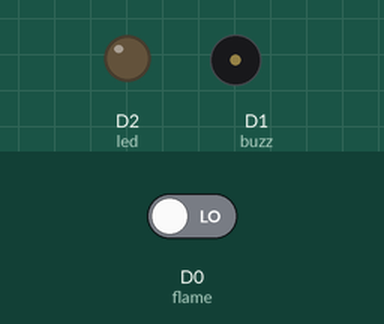
A sketch run on a simulated ESP8266 (NodeMCU). On the bench: output pins drawn as LEDs (lit = HIGH), buzzer (waves = sounding, pin HIGH). The inputs (shaded band) are chosen by the test bench; at power-on: D0 (flame) LOW. What the sketch prints to the serial monitor is not drawn.

Above: at 1.2 s.
1.3 s: D0 (flame) driven HIGH
At 2.1 s:
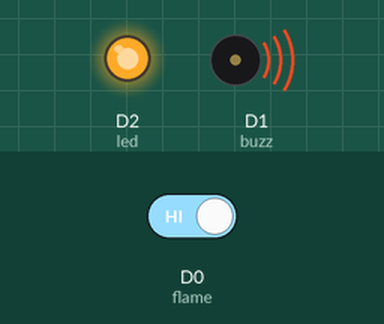
4.3 s: D0 (flame) driven LOW
At 5.0 s:
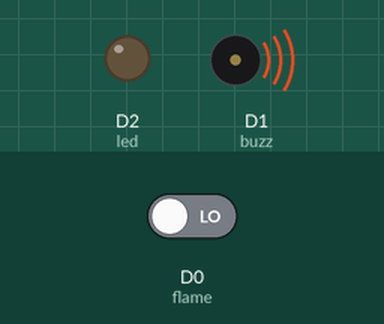
Timing chart, 0 to 7.3 s (numbered marks = the images above; inputs shaded):
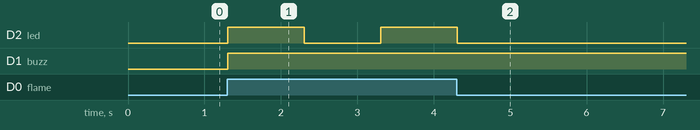

The sketch:

flame_sensor.ino
```cpp
int flame = D0;
int buzz = D1;
int led = D2;

void setup() {
  Serial.begin(9600);

pinMode(flame,INPUT);
pinMode(buzz,OUTPUT);
pinMode(led,OUTPUT);
}

void loop() {
  // put your main code here, to run repeatedly:
  int t = digitalRead(flame);
  Serial.println(t);
  if(t==1) {
digitalWrite(buzz,HIGH);
  digitalWrite(led, HIGH);   // turn the LED on (HIGH is the voltage level)
  delay(1000);               // wait for a second
  digitalWrite(led, LOW);    // turn the LED off by making the voltage LOW
  delay(1000);
}
}
```

Measured:
- after the input at 1.3 s, D2 (led): LOW → HIGH at once, → LOW 1.0 s later, → HIGH 1.0 s later; D1 (buzz): LOW → HIGH at once
- after the input at 4.3 s, D2 (led): goes on until 4.3 s, then stays LOW
